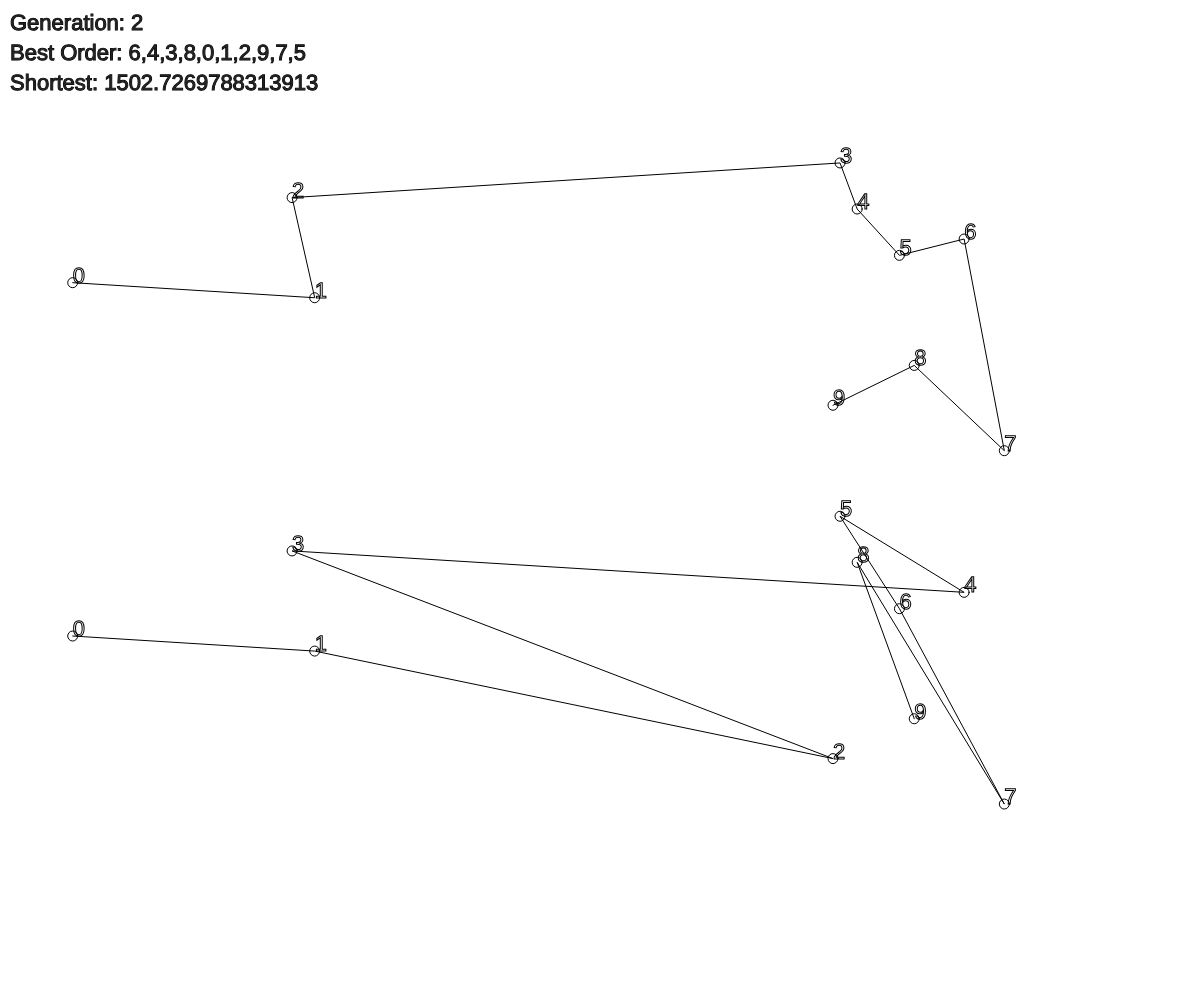
Frame 1 (no input)
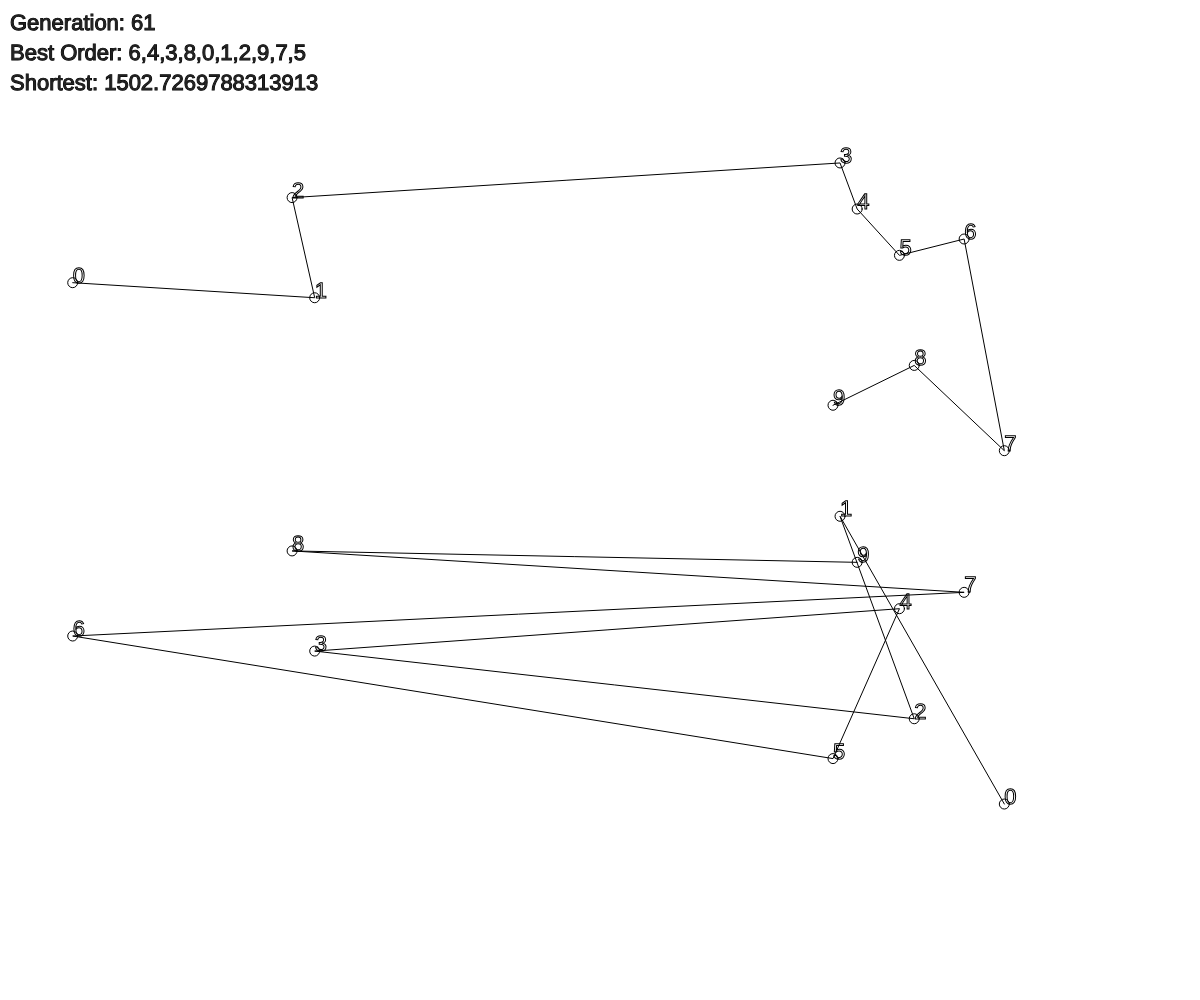
Frame 60 (no input)
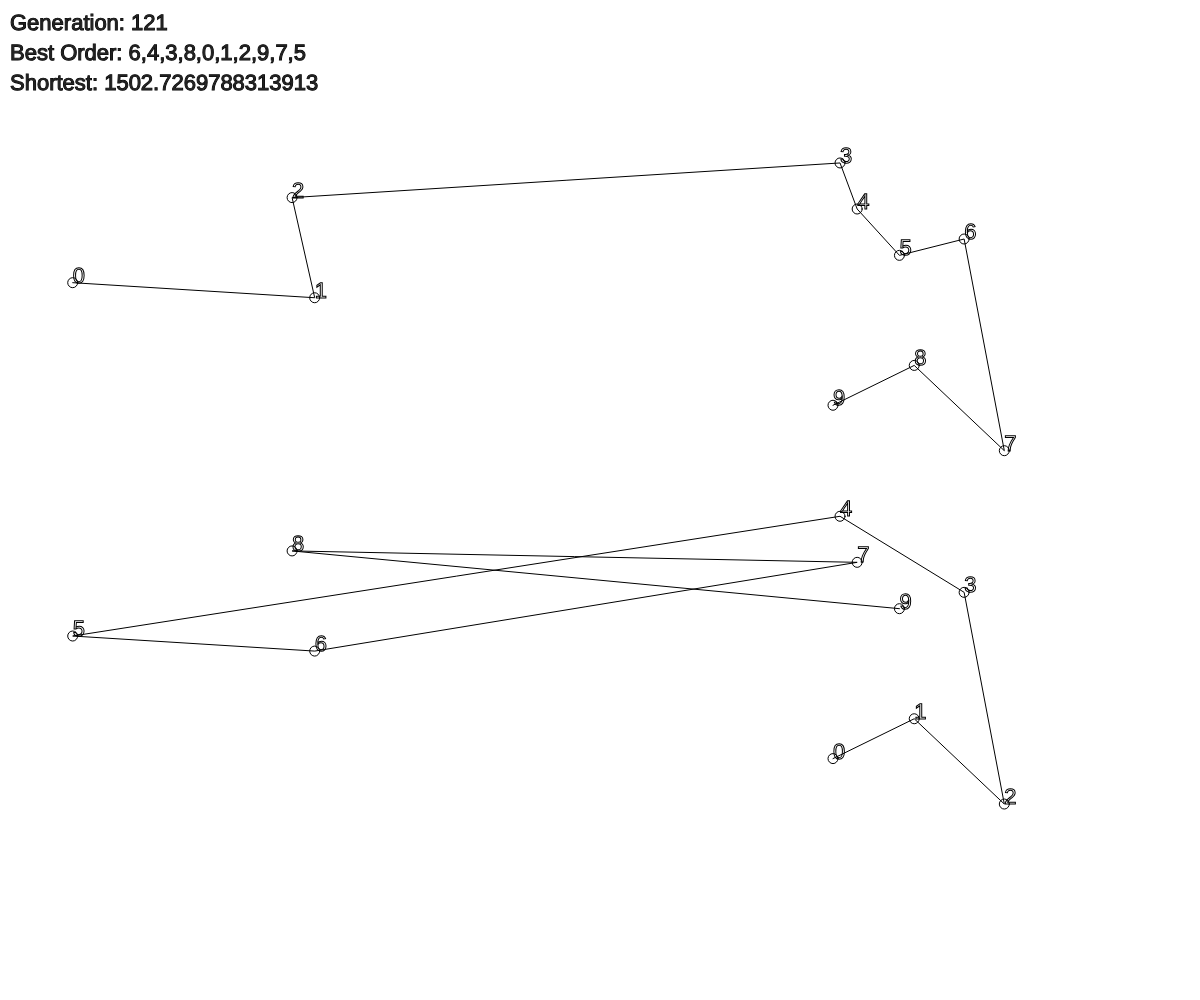
Frame 120 (the mouse pressed at the canvas centre since frame 60)

The p5.js sketch that drew these frames (run headless with seeded random() and noise() and a simulated clock; from frame 60 on, the mouse is pressed at the canvas centre):

// p5.js sketch
// ── sketch.js
// sketch for ga_shortest_path


var cities = [];
let totalCities = 10; 

var recordDistance = Infinity;
var bestEver;

var population = [];
let popSize = 50000;

var currentGenerationBest;
var currentGenerationShortestDist = Infinity;

var generationidx = 1;

function swap(a, i, j) {
	var temp = a[i];
	a[i] = a[j];
	a[j] = temp;
}

function DNA(gene) {
	this.gene = gene;
	this.fitness = 0;
	
	this.mutate = function () {
		for (let i = 0; i < this.gene.length; i++) {
			let p = random(1.0);
			if (p < 0.01) {
				let n = floor(random(this.gene.length));
				let idx1 = this.gene[n];
				let idx2 = this.gene[(n + 1) % this.gene.length];
				let t = this.gene[idx1];
				this.gene[idx1] = this.gene[idx2];
				this.gene[idx2] = t;
			}
		}
	}

	this.mutate();
}

function pickOne(elems) {
	var index = 0;
	var r = random(1);
	
	while (r > 0) {
		r = r - elems[index].fitness;
		index++;
	}
	index--;
	return elems[index];
}

function normalizeFitness() {
	var maxf = max(population.map(i => i.fitness));
	for (let i = 0; i < population.length; i++) {
		population[i].fitness = population[i].fitness / maxf;
	}
}

function calcFitness() {
	for (let i = 0; i < population.length; i++) {
		var d = calcDistance(cities, population[i].gene);
		if (d < currentGenerationShortestDist) {
			currentGenerationShortestDist = d;
			currentGenerationBest = population[i].gene.slice();
		}
		if (d < recordDistance) {
			recordDistance = d;
			bestEver = population[i].gene.slice();
		}
		population[i].fitness = 1 / (d + 1);
	}
}

function crossOver(a, b) {
	var gene1 = a.gene;
	var gene2 = b.gene;
	if (a.fitness > b.fitness) {
		
	}
}

function nextGeneration() {
	var newPopulation = [];
	currentGenerationBest = null;
	currentGenerationShortestDist = Infinity;
	for (let i = 0; i < population.length; i++) {
		var theOne = pickOne(population);
		newPopulation[i] = new DNA(theOne.gene);
	}
	population = newPopulation;
	generationidx += 1;
}

function calcDistance(points, order) {
	var sum = 0;
	for (let i = 0; i < order.length - 1; i++) {
		var cityAIndex = order[i];
		var cityA = points[cityAIndex];
		var cityBIndex = order[i + 1];
		var cityB = points[cityBIndex];
		var d = dist(cityA.x, cityA.y, cityB.x, cityB.y);
		sum += d;
	}
	return sum;
}

function setup() {
	createCanvas(windowWidth, windowHeight);

	var order = [];
	for (let i = 0; i < totalCities; i++) {
		var v = createVector(random(width), random(height / 3));
		cities[i] = v;
		order[i] = i;
	}

	for (let i = 0; i < popSize; i++) {
		population[i] = new DNA(shuffle(order.slice()));
	}

	calcFitness();
	normalizeFitness();

	print ("start");
}

function draw() {
	background(255);

	nextGeneration();
	calcFitness();
	normalizeFitness();

	
	textSize(22);
	stroke(0);

	fill(33);
	text("Generation: " + generationidx, 10, 30);
	text("Best Order: " + bestEver, 10, 60);
	text("Shortest: " + recordDistance, 10, 90);
	
	translate(0, 140);

	noFill();
	beginShape();
	for (let i = 0; i < bestEver.length; i++) {
		var n = bestEver[i];
		var c = cities[n];
		vertex(c.x, c.y);
		ellipse(c.x, c.y, 10, 10);
		text(i, c.x, c.y);
	}
	endShape();

	translate(0, height/3 + 20);

	beginShape();
	for (let i = 0; i < currentGenerationBest.length; i++) {
		var n = currentGenerationBest[i];
		var c = cities[n];
		vertex(c.x, c.y);
		ellipse(c.x, c.y, 10, 10);
		text(i, c.x, c.y);
	}
	endShape();


}
// ── shortest_method.js
// shortest_method.js


var points_distance_array = [];
var sorted_distances;
var ptslen = 0;
var pts = [];

function calcAllDistances(points_lists) {
    pts = points_lists;
    ptslen = points_lists.length;
    for (var i = 0; i < points_lists.length - 1; ++i) {
        var c1 = points_lists[i];
        for (var j = i + 1; j < points_lists.length; ++j) {
            var c2 = points_lists[j];
            points_distance_array.push([i, j, dist(c1.x, c1.y, c2.x, c2.y)]);
        }
    }
}

function lookUpDist(idx1, idx2) {
    if (idx1 == idx2) return 0;
    if (idx1 > idx2) {
        var t = idx1; 
        idx1 = idx2;
        idx2 = t; 
    }
    var idx = 0;
    for (var i = idx1 - 1; i >= 0; i--) {
        idx += ptslen - (i+1);
    }
    idx += idx2 - idx1 - 1;
    //var d = points_distance_array.find((elem) => (elem[0] == idx1 && elem[1] == idx2) || (elem[1] == idx1 && elem[0] == idx2))[2];
    //console.log(idx1, idx2, d);
    return points_distance_array[idx][2];
}

function handcraft_shortest_path(points) {
    calcAllDistances(points);
    sorted_distances = points_distance_array.slice().sort((a, b) => a[2] - b[2]);
    var ds = sorted_distances.slice();
    var connections = [];
    for (var i = 0; i < ds.length; ++i)
    {
        
        var c1 = ds[i][0];
        var c2 = ds[i][1];
        if (connections.find((el) => (c1 == el[0] || c2 == el[1]) || (c1 == el[1] || c2 == el[0]) ))
        {
            continue;
        }
        connections.push([c1, c2]);
    }
    /*
    var gaps = [];
    for (var i = 0; i < connections.length - 1; ++i)
    {
        var p0 = connections[i][0];
        var p1 = connections[i][1];
        for (var j = i + 1; j < connections.length; ++j)
        {
            var q0 = connections[j][0];
            var q1 = connections[j][1];
            var c1 = [p0, q0];
            var c2 = [p0, q1];
            var c3 = [p1, q0];
            var c4 = [p1, q1];
            
            if (gaps.find((el) => (c1[0] == el[0] && c1[1] == el[1]) || (c1[1] == el[0] && c1[0] == el[1]))) ;
            else gaps.push(c1);
            if (gaps.find((el) => (c2[0] == el[0] && c2[1] == el[1]) || (c2[1] == el[0] && c2[0] == el[1]))) ;
            else gaps.push(c2);
            if (gaps.find((el) => (c3[0] == el[0] && c3[1] == el[1]) || (c3[1] == el[0] && c3[0] == el[1]))) ;
            else gaps.push(c3);
            if (gaps.find((el) => (c4[0] == el[0] && c4[1] == el[1]) || (c4[1] == el[0] && c4[0] == el[1]))) ;
            else gaps.push(c4);
        }
    }
    console.log(gaps);
    var sorted_gaps = gaps.slice().sort((a,b) => lookUpDist(a[0], a[1]) - lookUpDist(b[0], b[1]));
    for (var i = 0; i < sorted_gaps.length; ++i)
    {
        
        var c1 = sorted_gaps[i][0];
        var c2 = sorted_gaps[i][1];
        if (connections.find((el) => (c1 == el[0] && c2 == el[1]) || (c1 == el[1] && c2 == el[0]) ))
        {
            continue;
        }
        connections.push([c1, c2]);
    }
    */
    return connections;
}
